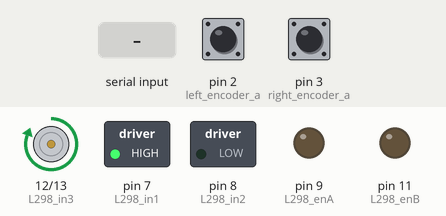
Recording of a sketch running on a simulated Arduino Uno, built with avr-gcc and run on an emulated ATmega328P. Parts: motor-driver pin pairs drawn as motors (green arrow = first pin HIGH = forward, orange = second pin HIGH = backward, longer = more drive), switched loads named in the sketch (green lamp = pin HIGH), output pins drawn as LEDs (lit = HIGH). Inputs (shaded band) come from the test bench; at power-on: pin 2 (left_encoder_a) HIGH, pin 3 (right_encoder_a) HIGH. What the sketch prints to the serial monitor is not drawn.

Above: at 1.2 s.
1.3 s: "1,90\n" received over Serial
At 1.45 s:
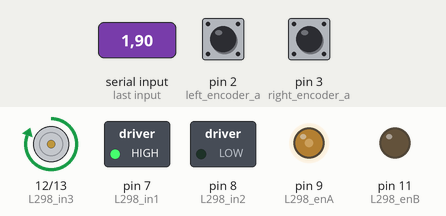
4.3 s: "l,45\n" received over Serial
At 4.6 s:
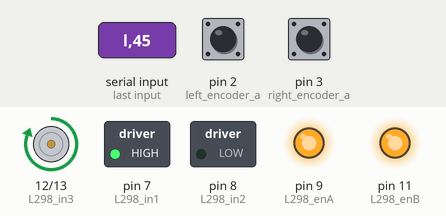
5.8 s: "n90\n" received over Serial
At 6.8 s:
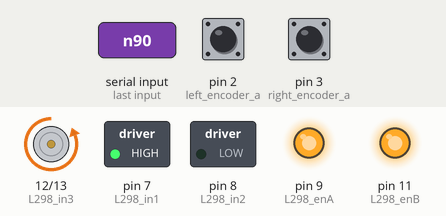
9.0 s: "p90\n" received over Serial
At 9.3 s:
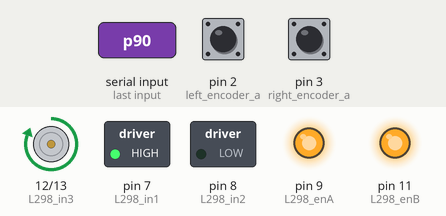
10.5 s: "n,45\n" received over Serial
At 11.6 s:
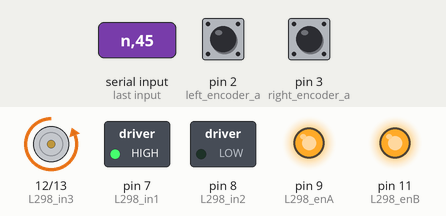
Timing chart, 0 to 13.0 s (numbered marks = the images above; inputs shaded):
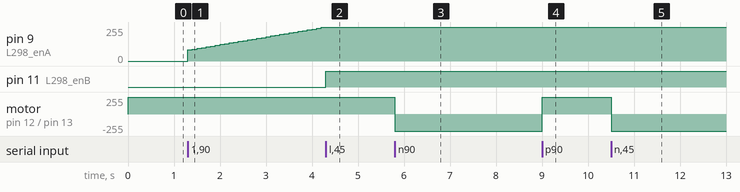

Measured:
- after the input at 1.3 s, pin 9 (L298_enA): moves from 0/255 to 252/255 over 2.9 s, starting at once
- after the input at 4.3 s, pin 11 (L298_enB): LOW → HIGH at once
- after the input at 5.8 s, motor on pin 12 (L298_in3) / pin 13 (L298_in4): forward 255/255 → backward 255/255 at once
- after the input at 9.0 s, motor on pin 12 (L298_in3) / pin 13 (L298_in4): backward 255/255 → forward 255/255 at once
- after the input at 10.5 s, motor on pin 12 (L298_in3) / pin 13 (L298_in4): forward 255/255 → backward 255/255 at once

The sketch:

Wheel_Encoder_Controller.ino
```cpp
#include <PID_v1.h>
/*
installiere auf dem Raspberry in der Arduino IDE die library PID by Brett Beauregard
*/

#define L298_enA 9  // 11 // links
#define L298_in1 7  // 12
#define L298_in2 8  // 13
#define L298_in3 12 // 7
#define L298_in4 13 // 8
#define L298_enB 11 // 9  // rechts

#define right_encoder_a 3
#define right_encoder_b 5

#define left_encoder_a 2
#define left_encoder_b 4

unsigned int right_encoder_counter = 0;
String right_encoder_sing = "p";
double right_wheel_meas_vel = 0.0;

unsigned int left_encoder_counter = 0;
String left_encoder_sing = "p";
double left_wheel_meas_vel = 0.0;

bool is_right_wheel_cmd = "false";
bool is_left_wheel_cmd = "false";

char value[] = "00.00";
uint8_t value_idx = 0;

bool is_cmd_complete = "false";

bool is_right_wheel_forward = "true";
bool is_left_wheel_forward = "true";

double right_wheel_cmd_vel = 0.0;
double left_wheel_cmd_vel = 0.0;

unsigned long last_millis = 0;
const unsigned long interval = 100;

double right_wheel_cmd = 0.0;
double left_wheel_cmd = 0.0;

// PID Werte müssen eventuell für Jeden Motor individuel ermittelt werden

double Kp_r = 7.8;
double Ki_r = 5.8;
double Kd_r = 0.4;

double Kp_l = 7.8;
double Ki_l = 5.8;
double Kd_l = 0.4;

PID rightMotor(&right_wheel_meas_vel, &right_wheel_cmd, &right_wheel_cmd_vel,
               Kp_r, Ki_r, Kd_r, DIRECT);

PID leftMotor(&left_wheel_meas_vel, &left_wheel_cmd, &left_wheel_cmd_vel,
               Kp_l, Ki_l, Kd_l, DIRECT);

void setup()
{
  // put your setup code here, to run once:
  pinMode(L298_enA, OUTPUT);
  pinMode(L298_in1, OUTPUT);
  pinMode(L298_in2, OUTPUT);
  pinMode(L298_in3, OUTPUT);
  pinMode(L298_in4, OUTPUT);
  pinMode(L298_enB, OUTPUT);

  pinMode(right_encoder_b, INPUT);
  pinMode(left_encoder_b, INPUT);

  attachInterrupt(digitalPinToInterrupt(right_encoder_a), rightEncoderCallback, RISING);
  attachInterrupt(digitalPinToInterrupt(left_encoder_a), leftEncoderCallback, RISING);

  digitalWrite(L298_in1, HIGH);
  digitalWrite(L298_in2, LOW);
  digitalWrite(L298_in3, HIGH);
  digitalWrite(L298_in4, LOW);

  rightMotor.SetMode(AUTOMATIC);
  leftMotor.SetMode(AUTOMATIC);

  Serial.begin(115200);
}

void loop()
{

  if (Serial.available())
  {
    char chr = Serial.read();
    // Right Wheel Motor
    if(chr == 'r')
    {
      is_right_wheel_cmd = true;
      is_left_wheel_cmd = false;
      value_idx = 0;
      is_cmd_complete = false;
    }
    // Left Wheel Mo tor
    else if(chr == 'l')
    {
      is_right_wheel_cmd = false;
      is_left_wheel_cmd = true;
      value_idx = 0;
    }
    // Positive direction
    else if(chr == 'p')
    {
      if(is_right_wheel_cmd && !is_right_wheel_forward)
      {
          digitalWrite(L298_in1, HIGH - digitalRead(L298_in1));
          digitalWrite(L298_in2, HIGH - digitalRead(L298_in2));
          is_right_wheel_forward = true;
      }
      else if (is_left_wheel_cmd && !is_left_wheel_forward)
      {
          digitalWrite(L298_in3, HIGH - digitalRead(L298_in3));
          digitalWrite(L298_in4, HIGH - digitalRead(L298_in4));
          is_left_wheel_forward = true;
      }
    }
    // Negative direction
    else if(chr == 'n')
    {
      if(is_right_wheel_cmd && is_right_wheel_forward)
      {
        digitalWrite(L298_in1, HIGH - digitalRead(L298_in1));
        digitalWrite(L298_in2, HIGH - digitalRead(L298_in2));
        is_right_wheel_forward = false;
      }
      else if(is_left_wheel_cmd && is_left_wheel_forward)
      {
        digitalWrite(L298_in3, HIGH - digitalRead(L298_in3));
        digitalWrite(L298_in4, HIGH - digitalRead(L298_in4));
        is_left_wheel_forward = false;
      }
    }
    // Separator
    else if(chr == ',')
    {
      if(is_right_wheel_cmd)
      {
        right_wheel_cmd_vel = atof(value);
      }
      else if(is_left_wheel_cmd)
      {
        left_wheel_cmd_vel = atof(value);
        is_cmd_complete = true;
      }
      value_idx = 0;
      value[0] = '0';
      value[1] = '0';
      value[2] = '.';
      value[3] = '0';
      value[4] = '0';
      value[5] = '\0';
    }
    else
    {
      if(value_idx < 5)
      {
        value[value_idx] = chr;
        value_idx++;
      }
    }
  }


  unsigned long current_millis = millis();
  if(current_millis - last_millis >= interval)
  {
    right_wheel_meas_vel = (3 * right_encoder_counter * (60 / 47.3)) * 0.10472; // 385 alter wert bzw für die motoren mit intigrierten encoder
    left_wheel_meas_vel = (3 * left_encoder_counter * (60 / 47.3)) * 0.10472;  //  47.3 aktueller wert für Panzer Getriebe


    rightMotor.Compute();
    leftMotor.Compute();

    if(right_wheel_cmd_vel == 0.0)
    {
      right_wheel_cmd = 0.0;
    }
    if(left_wheel_cmd_vel == 0.0)
    {
      left_wheel_cmd = 0.0;
    }


    String encoder_read = "r" + right_encoder_sing + String(right_wheel_meas_vel)
                        + ",l" + left_encoder_sing + String(left_wheel_meas_vel) + ",";
    Serial.println(encoder_read);


    last_millis = current_millis;
    right_encoder_counter = 0;
    left_encoder_counter = 0;

    analogWrite(L298_enA, right_wheel_cmd);
    analogWrite(L298_enB, left_wheel_cmd);

  }

}

void rightEncoderCallback()
{
  if(digitalRead(right_encoder_b) == HIGH)
  {
    right_encoder_sing = "n";
  }
  else
  {
    right_encoder_sing = "p";
  }
  right_encoder_counter++;
}

void leftEncoderCallback()
{
  if(digitalRead(left_encoder_b) == HIGH)
  {
    left_encoder_sing = "p";
  }
  else
  {
    left_encoder_sing = "n";
  }
  left_encoder_counter++;
}
```
